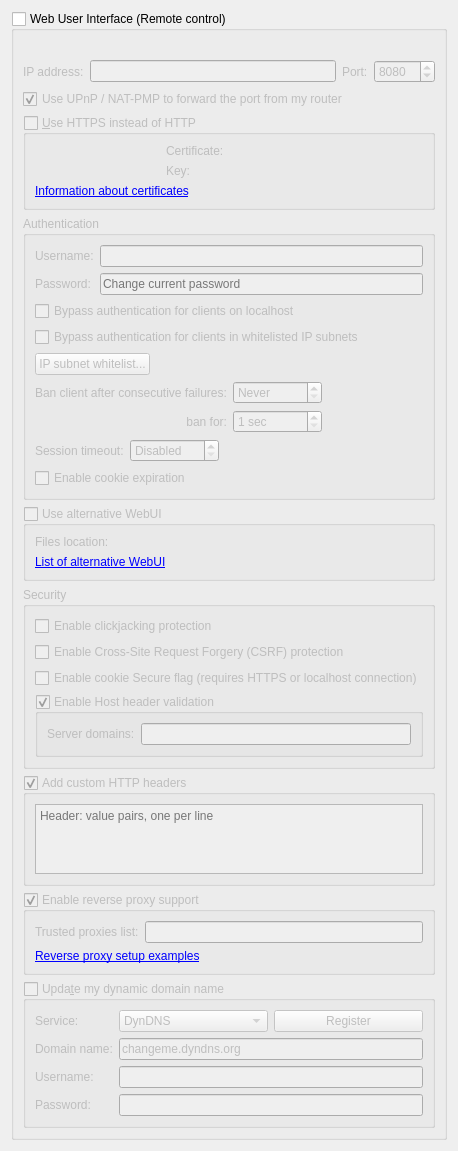
          <widget class="QWidget" name="scrollAreaWidgetContents_7">
           <property name="geometry">
            <rect>
             <x>0</x>
             <y>0</y>
             <width>382</width>
             <height>1045</height>
            </rect>
           </property>
           <layout class="QVBoxLayout" name="verticalLayout_23">
            <item>
             <widget class="QGroupBox" name="checkWebUI">
              <property name="title">
               <string>Web User Interface (Remote control)</string>
              </property>
              <property name="checkable">
               <bool>true</bool>
              </property>
              <property name="checked">
               <bool>false</bool>
              </property>
              <layout class="QVBoxLayout" name="verticalLayout_2">
               <item>
                <widget class="QLabel" name="labelWebUIError">
                 <property name="font">
                  <font>
                   <italic>true</italic>
                  </font>
                 </property>
                 <property name="text">
                  <string/>
                 </property>
                </widget>
               </item>
               <item>
                <layout class="QHBoxLayout" name="horizontalLayout_2">
                 <item>
                  <widget class="QLabel" name="lblWebUIAddress">
                   <property name="text">
                    <string>IP address:</string>
                   </property>
                  </widget>
                 </item>
                 <item>
                  <widget class="QLineEdit" name="textWebUIAddress">
                   <property name="toolTip">
                    <string>IP address that the Web UI will bind to.
Specify an IPv4 or IPv6 address. You can specify &quot;0.0.0.0&quot; for any IPv4 address,
&quot;::&quot; for any IPv6 address, or &quot;*&quot; for both IPv4 and IPv6.</string>
                   </property>
                  </widget>
                 </item>
                 <item>
                  <widget class="QLabel" name="lblWebUIPort">
                   <property name="text">
                    <string>Port:</string>
                   </property>
                  </widget>
                 </item>
                 <item>
                  <widget class="QSpinBox" name="spinWebUIPort">
                   <property name="minimum">
                    <number>1</number>
                   </property>
                   <property name="maximum">
                    <number>65535</number>
                   </property>
                   <property name="value">
                    <number>8080</number>
                   </property>
                  </widget>
                 </item>
                </layout>
               </item>
               <item>
                <widget class="QCheckBox" name="checkWebUIUPnP">
                 <property name="text">
                  <string>Use UPnP / NAT-PMP to forward the port from my router</string>
                 </property>
                 <property name="checked">
                  <bool>true</bool>
                 </property>
                </widget>
               </item>
               <item>
                <widget class="QGroupBox" name="checkWebUIHttps">
                 <property name="title">
                  <string>&amp;Use HTTPS instead of HTTP</string>
                 </property>
                 <property name="checkable">
                  <bool>true</bool>
                 </property>
                 <property name="checked">
                  <bool>false</bool>
                 </property>
                 <layout class="QGridLayout" name="gridLayout_11">
                  <item row="0" column="0">
                   <widget class="QLabel" name="lblSslCertStatus"/>
                  </item>
                  <item row="0" column="1">
                   <widget class="QLabel" name="lblWebUICrt">
                    <property name="text">
                     <string>Certificate:</string>
                    </property>
                   </widget>
                  </item>
                  <item row="0" column="2">
                   <widget class="FileSystemPathLineEdit" name="textWebUIHttpsCert" native="true"/>
                  </item>
                  <item row="1" column="0">
                   <widget class="QLabel" name="lblSslKeyStatus"/>
                  </item>
                  <item row="1" column="1">
                   <widget class="QLabel" name="lblWebUIKey">
                    <property name="text">
                     <string>Key:</string>
                    </property>
                   </widget>
                  </item>
                  <item row="1" column="2">
                   <widget class="FileSystemPathLineEdit" name="textWebUIHttpsKey" native="true"/>
                  </item>
                  <item row="2" column="0" colspan="3">
                   <widget class="QLabel" name="lblWebUICertInfo">
                    <property name="text">
                     <string>&lt;a href=https://httpd.apache.org/docs/current/ssl/ssl_faq.html#aboutcerts&gt;Information about certificates&lt;/a&gt;</string>
                    </property>
                    <property name="openExternalLinks">
                     <bool>true</bool>
                    </property>
                    <property name="textInteractionFlags">
                     <set>Qt::TextInteractionFlag::LinksAccessibleByKeyboard|Qt::TextInteractionFlag::LinksAccessibleByMouse</set>
                    </property>
                   </widget>
                  </item>
                 </layout>
                </widget>
               </item>
               <item>
                <widget class="QGroupBox" name="groupWebUIAuth">
                 <property name="title">
                  <string>Authentication</string>
                 </property>
                 <layout class="QVBoxLayout" name="verticalLayout_35">
                  <item>
                   <layout class="QGridLayout" name="gridLayout_8">
                    <item row="0" column="0">
                     <widget class="QLabel" name="lblWebUIUsername">
                      <property name="text">
                       <string>Username:</string>
                      </property>
                     </widget>
                    </item>
                    <item row="0" column="1">
                     <widget class="QLineEdit" name="textWebUIUsername"/>
                    </item>
                    <item row="1" column="0">
                     <widget class="QLabel" name="lblWebUIPassword">
                      <property name="text">
                       <string>Password:</string>
                      </property>
                     </widget>
                    </item>
                    <item row="1" column="1">
                     <widget class="QLineEdit" name="textWebUIPassword">
                      <property name="echoMode">
                       <enum>QLineEdit::EchoMode::Password</enum>
                      </property>
                      <property name="placeholderText">
                       <string>Change current password</string>
                      </property>
                     </widget>
                    </item>
                   </layout>
                  </item>
                  <item>
                   <widget class="QCheckBox" name="checkBypassLocalAuth">
                    <property name="text">
                     <string>Bypass authentication for clients on localhost</string>
                    </property>
                   </widget>
                  </item>
                  <item>
                   <widget class="QCheckBox" name="checkBypassAuthSubnetWhitelist">
                    <property name="text">
                     <string>Bypass authentication for clients in whitelisted IP subnets</string>
                    </property>
                   </widget>
                  </item>
                  <item>
                   <widget class="QPushButton" name="IPSubnetWhitelistButton">
                    <property name="sizePolicy">
                     <sizepolicy hsizetype="Fixed" vsizetype="Fixed">
                      <horstretch>0</horstretch>
                      <verstretch>0</verstretch>
                     </sizepolicy>
                    </property>
                    <property name="text">
                     <string>IP subnet whitelist...</string>
                    </property>
                   </widget>
                  </item>
                  <item>
                   <layout class="QGridLayout" name="gridLayout_10">
                    <item row="0" column="0">
                     <widget class="QLabel" name="lblBanCounter">
                      <property name="text">
                       <string>Ban client after consecutive failures:</string>
                      </property>
                     </widget>
                    </item>
                    <item row="0" column="1">
                     <widget class="QSpinBox" name="spinBanCounter">
                      <property name="specialValueText">
                       <string>Never</string>
                      </property>
                      <property name="maximum">
                       <number>2147483647</number>
                      </property>
                     </widget>
                    </item>
                    <item row="0" column="2">
                     <spacer name="horizontalSpacer_15">
                      <property name="orientation">
                       <enum>Qt::Orientation::Horizontal</enum>
                      </property>
                      <property name="sizeHint" stdset="0">
                       <size>
                        <width>40</width>
                        <height>20</height>
                       </size>
                      </property>
                     </spacer>
                    </item>
                    <item row="1" column="0">
                     <widget class="QLabel" name="lblBanDuration">
                      <property name="text">
                       <string>ban for:</string>
                      </property>
                      <property name="alignment">
                       <set>Qt::AlignmentFlag::AlignRight|Qt::AlignmentFlag::AlignTrailing|Qt::AlignmentFlag::AlignVCenter</set>
                      </property>
                     </widget>
                    </item>
                    <item row="1" column="1">
                     <widget class="QSpinBox" name="spinBanDuration">
                      <property name="suffix">
                       <string> sec</string>
                      </property>
                      <property name="minimum">
                       <number>1</number>
                      </property>
                      <property name="maximum">
                       <number>2147483647</number>
                      </property>
                     </widget>
                    </item>
                   </layout>
                  </item>
                  <item>
                   <layout class="QHBoxLayout" name="horizontalLayout_13">
                    <item>
                     <widget class="QLabel" name="lblSessionTimeout">
                      <property name="text">
                       <string>Session timeout:</string>
                      </property>
                     </widget>
                    </item>
                    <item>
                     <widget class="QSpinBox" name="spinSessionTimeout">
                      <property name="specialValueText">
                       <string>Disabled</string>
                      </property>
                      <property name="suffix">
                       <string> sec</string>
                      </property>
                      <property name="maximum">
                       <number>2147483647</number>
                      </property>
                     </widget>
                    </item>
                    <item>
                     <spacer name="horizontalSpacer_11">
                      <property name="orientation">
                       <enum>Qt::Orientation::Horizontal</enum>
                      </property>
                      <property name="sizeHint" stdset="0">
                       <size>
                        <width>40</width>
                        <height>20</height>
                       </size>
                      </property>
                     </spacer>
                    </item>
                   </layout>
                  </item>
                  <item>
                   <widget class="QCheckBox" name="enableCookieExpiration">
                    <property name="text">
                     <string>Enable cookie expiration</string>
                    </property>
                   </widget>
                  </item>
                 </layout>
                </widget>
               </item>
               <item>
                <widget class="QGroupBox" name="groupAltWebUI">
                 <property name="title">
                  <string>Use alternative WebUI</string>
                 </property>
                 <property name="checkable">
                  <bool>true</bool>
                 </property>
                 <property name="checked">
                  <bool>false</bool>
                 </property>
                 <layout class="QVBoxLayout" name="verticalLayout_41">
                  <item>
                   <layout class="QHBoxLayout" name="horizontalLayout_5">
                    <item>
                     <widget class="QLabel" name="labelWebUIRootFolder">
                      <property name="text">
                       <string>Files location:</string>
                      </property>
                     </widget>
                    </item>
                    <item>
                     <widget class="FileSystemPathLineEdit" name="textWebUIRootFolder" native="true"/>
                    </item>
                   </layout>
                  </item>
                  <item>
                   <widget class="QLabel" name="lblAltWebUIList">
                    <property name="text">
                     <string>&lt;a href=&quot;https://github.com/qbittorrent/qBittorrent/wiki/List-of-known-alternate-WebUIs&quot;&gt;List of alternative WebUI&lt;/a&gt;</string>
                    </property>
                    <property name="openExternalLinks">
                     <bool>true</bool>
                    </property>
                    <property name="textInteractionFlags">
                     <set>Qt::TextInteractionFlag::LinksAccessibleByKeyboard|Qt::TextInteractionFlag::LinksAccessibleByMouse</set>
                    </property>
                   </widget>
                  </item>
                 </layout>
                </widget>
               </item>
               <item>
                <widget class="QGroupBox" name="groupBox_3">
                 <property name="title">
                  <string>Security</string>
                 </property>
                 <layout class="QVBoxLayout" name="verticalLayout_33">
                  <item>
                   <widget class="QCheckBox" name="checkClickjacking">
                    <property name="text">
                     <string>Enable clickjacking protection</string>
                    </property>
                   </widget>
                  </item>
                  <item>
                   <widget class="QCheckBox" name="checkCSRFProtection">
                    <property name="text">
                     <string>Enable Cross-Site Request Forgery (CSRF) protection</string>
                    </property>
                   </widget>
                  </item>
                  <item>
                   <widget class="QCheckBox" name="checkSecureCookie">
                    <property name="text">
                     <string>Enable cookie Secure flag (requires HTTPS or localhost connection)</string>
                    </property>
                   </widget>
                  </item>
                  <item>
                   <widget class="QGroupBox" name="groupHostHeaderValidation">
                    <property name="title">
                     <string>Enable Host header validation</string>
                    </property>
                    <property name="checkable">
                     <bool>true</bool>
                    </property>
                    <layout class="QVBoxLayout" name="verticalLayout_32">
                     <item>
                      <layout class="QHBoxLayout" name="horizontalLayout_10">
                       <item>
                        <widget class="QLabel" name="labelServerDomains">
                         <property name="text">
                          <string>Server domains:</string>
                         </property>
                        </widget>
                       </item>
                       <item>
                        <widget class="QLineEdit" name="textServerDomains">
                         <property name="toolTip">
                          <string>Whitelist for filtering HTTP Host header values.
In order to defend against DNS rebinding attack,
you should put in domain names used by WebUI server.

Use ';' to split multiple entries. Can use wildcard '*'.</string>
                         </property>
                        </widget>
                       </item>
                      </layout>
                     </item>
                    </layout>
                   </widget>
                  </item>
                 </layout>
                </widget>
               </item>
               <item>
                <widget class="QGroupBox" name="groupWebUIAddCustomHTTPHeaders">
                 <property name="title">
                  <string>Add custom HTTP headers</string>
                 </property>
                 <property name="checkable">
                  <bool>true</bool>
                 </property>
                 <layout class="QVBoxLayout" name="verticalLayout_8">
                  <item>
                   <widget class="QPlainTextEdit" name="textWebUICustomHTTPHeaders">
                    <property name="tabChangesFocus">
                     <bool>true</bool>
                    </property>
                    <property name="lineWrapMode">
                     <enum>QPlainTextEdit::LineWrapMode::NoWrap</enum>
                    </property>
                    <property name="placeholderText">
                     <string>Header: value pairs, one per line</string>
                    </property>
                   </widget>
                  </item>
                 </layout>
                </widget>
               </item>
               <item>
                <widget class="QGroupBox" name="groupEnableReverseProxySupport">
                 <property name="title">
                  <string>Enable reverse proxy support</string>
                 </property>
                 <property name="checkable">
                  <bool>true</bool>
                 </property>
                 <layout class="QVBoxLayout" name="verticalLayout_331">
                  <item>
                   <layout class="QHBoxLayout" name="horizontalLayout_131">
                    <item>
                     <widget class="QLabel" name="lblReverseProxiesList">
                      <property name="text">
                       <string>Trusted proxies list:</string>
                      </property>
                     </widget>
                    </item>
                    <item>
                     <widget class="QLineEdit" name="textTrustedReverseProxiesList">
                      <property name="toolTip">
                       <string>Specify reverse proxy IPs (or subnets, e.g. 0.0.0.0/24) in order to use forwarded client address (X-Forwarded-For header). Use ';' to split multiple entries.</string>
                      </property>
                     </widget>
                    </item>
                   </layout>
                  </item>
                  <item>
                   <widget class="QLabel" name="labelReverseProxyLink">
                    <property name="text">
                     <string>&lt;a href=https://github.com/qbittorrent/qBittorrent/wiki#reverse-proxy-setup-for-webui-access&gt;Reverse proxy setup examples&lt;/a&gt;</string>
                    </property>
                    <property name="openExternalLinks">
                     <bool>true</bool>
                    </property>
                    <property name="textInteractionFlags">
                     <set>Qt::TextInteractionFlag::LinksAccessibleByKeyboard|Qt::TextInteractionFlag::LinksAccessibleByMouse</set>
                    </property>
                   </widget>
                  </item>
                 </layout>
                </widget>
               </item>
               <item>
                <widget class="QGroupBox" name="checkDynDNS">
                 <property name="title">
                  <string>Upda&amp;te my dynamic domain name</string>
                 </property>
                 <property name="checkable">
                  <bool>true</bool>
                 </property>
                 <property name="checked">
                  <bool>false</bool>
                 </property>
                 <layout class="QFormLayout" name="formLayout_5">
                  <item row="0" column="0">
                   <widget class="QLabel" name="label_19">
                    <property name="text">
                     <string>Service:</string>
                    </property>
                   </widget>
                  </item>
                  <item row="0" column="1">
                   <layout class="QHBoxLayout" name="horizontalLayout_3">
                    <item>
                     <widget class="QComboBox" name="comboDNSService">
                      <item>
                       <property name="text">
                        <string notr="true">DynDNS</string>
                       </property>
                      </item>
                      <item>
                       <property name="text">
                        <string notr="true">No-IP</string>
                       </property>
                      </item>
                     </widget>
                    </item>
                    <item>
                     <widget class="QPushButton" name="registerDNSBtn">
                      <property name="text">
                       <string>Register</string>
                      </property>
                     </widget>
                    </item>
                   </layout>
                  </item>
                  <item row="1" column="0">
                   <widget class="QLabel" name="label_20">
                    <property name="text">
                     <string>Domain name:</string>
                    </property>
                   </widget>
                  </item>
                  <item row="1" column="1">
                   <widget class="QLineEdit" name="domainNameTxt">
                    <property name="text">
                     <string notr="true">changeme.dyndns.org</string>
                    </property>
                   </widget>
                  </item>
                  <item row="2" column="0">
                   <widget class="QLabel" name="label_21">
                    <property name="text">
                     <string>Username:</string>
                    </property>
                   </widget>
                  </item>
                  <item row="2" column="1">
                   <widget class="QLineEdit" name="DNSUsernameTxt"/>
                  </item>
                  <item row="3" column="0">
                   <widget class="QLabel" name="label_22">
                    <property name="text">
                     <string>Password:</string>
                    </property>
                   </widget>
                  </item>
                  <item row="3" column="1">
                   <widget class="QLineEdit" name="DNSPasswordTxt">
                    <property name="echoMode">
                     <enum>QLineEdit::EchoMode::Password</enum>
                    </property>
                   </widget>
                  </item>
                 </layout>
                </widget>
               </item>
              </layout>
             </widget>
            </item>
            <item>
             <spacer name="verticalSpacer">
              <property name="orientation">
               <enum>Qt::Orientation::Vertical</enum>
              </property>
              <property name="sizeHint" stdset="0">
               <size>
                <width>20</width>
                <height>40</height>
               </size>
              </property>
             </spacer>
            </item>
           </layout>
          </widget>
